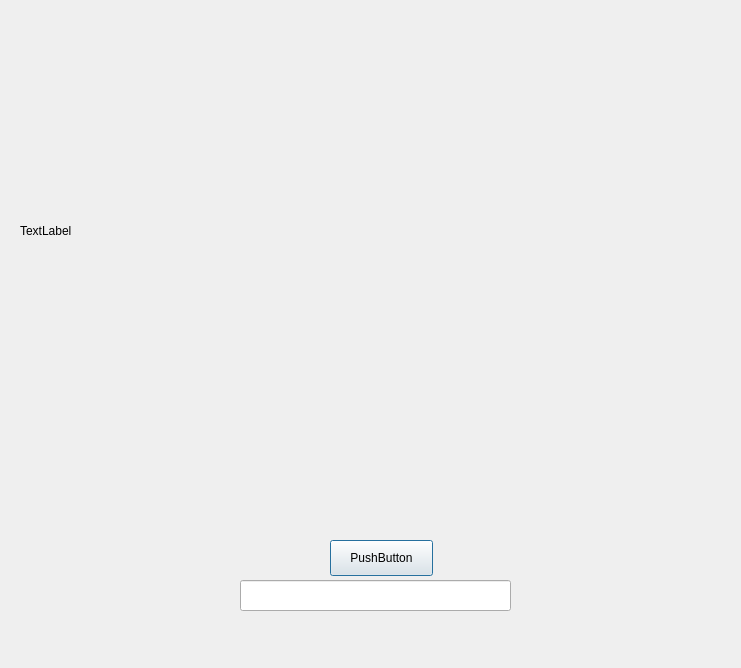
<?xml version="1.0" encoding="UTF-8"?>
<ui version="4.0">
 <class>Dialog</class>
 <widget class="QDialog" name="Dialog">
  <property name="geometry">
   <rect>
    <x>0</x>
    <y>0</y>
    <width>741</width>
    <height>668</height>
   </rect>
  </property>
  <property name="windowTitle">
   <string>Dialog</string>
  </property>
  <widget class="QLabel" name="label">
   <property name="geometry">
    <rect>
     <x>20</x>
     <y>10</y>
     <width>691</width>
     <height>441</height>
    </rect>
   </property>
   <property name="text">
    <string>TextLabel</string>
   </property>
  </widget>
  <widget class="QPushButton" name="pushButton">
   <property name="geometry">
    <rect>
     <x>330</x>
     <y>540</y>
     <width>103</width>
     <height>36</height>
    </rect>
   </property>
   <property name="text">
    <string>PushButton</string>
   </property>
  </widget>
  <widget class="QLineEdit" name="lineEdit">
   <property name="geometry">
    <rect>
     <x>240</x>
     <y>580</y>
     <width>271</width>
     <height>31</height>
    </rect>
   </property>
  </widget>
 </widget>
 <resources/>
 <connections/>
</ui>
